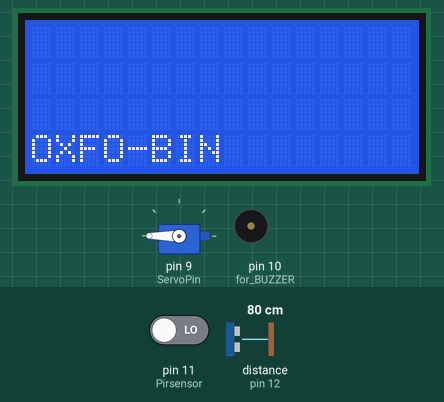
Simulated run of this sketch. Board: Arduino Uno, built with avr-gcc and run on an emulated ATmega328P. On the bench: servo, 16×4 character LCD, buzzer (waves = sounding, pin HIGH). Inputs (shaded band) come from the test bench; at power-on: pin 11 (Pirsensor) LOW, distance to the obstacle (sensor on pin 12) 80 cm. The echo pulse lasts 58.3 µs per cm; what the sketch prints to the serial monitor is not drawn.

Above: at 1.2 s.
1.3 s: pin 11 (Pirsensor) driven HIGH
At 2.6 s:
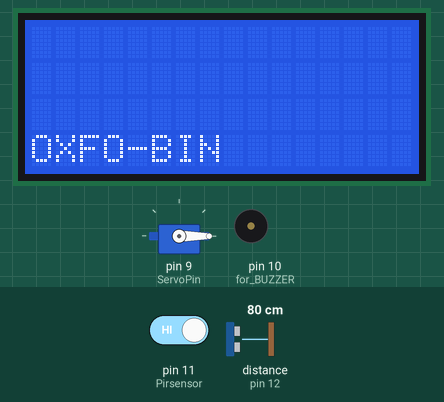
At 7.4 s:
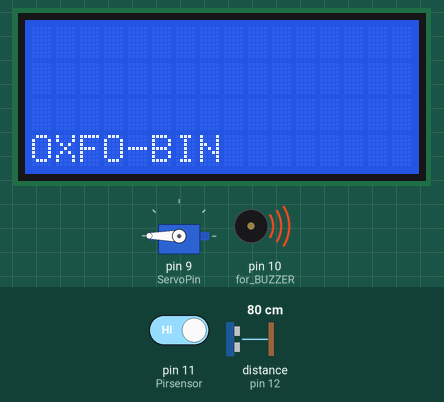
7.6 s: pin 11 (Pirsensor) driven LOW
At 8.4 s:
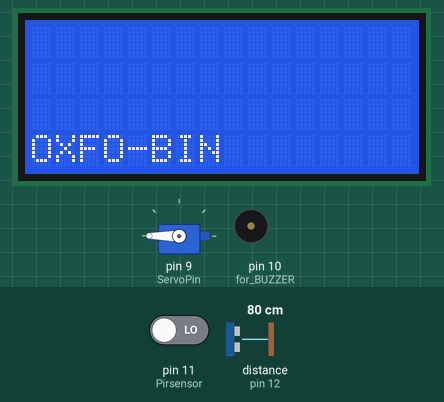
Timing chart, 0 to 10.6 s (numbered marks = the images above; inputs shaded):
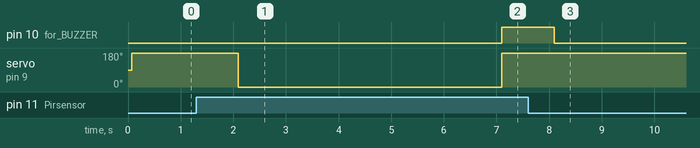

Measured:
- after the input at 1.3 s, pin 10 (for_BUZZER): LOW → HIGH after 5.8 s; servo on pin 9 (ServoPin): 180° → 0° after 0.80 s, → 180° 5.0 s later
- after the input at 7.6 s, pin 10 (for_BUZZER): goes on until 8.1 s, then stays LOW; servo on pin 9 (ServoPin): stays 180° (without the input it goes to 0° after 0.51 s)

The sketch:

oxfo-bin.ino
```cpp
#include <LiquidCrystal.h>
#include <HCSR04.h>
#include <Servo.h>

Servo myservo;

UltraSonicDistanceSensor distanceSensor(13, 12);  // Initialize sensor that uses digital pins 13 (trig)  and 12 (echo.
// initialize the library by associating any needed LCD interface pin
// with the arduino pin number it is connected to
LiquidCrystal lcd(2,3,4,5,6,7);
 /* The circuit:
 * LCD RS pin to digital pin 2
 * LCD E pin to digital pin  3
 * LCD D4 pin to digital pin 4
 * LCD D5 pin to digital pin 5
 * LCD D6 pin to digital pin 6
 * LCD D7 pin to digital pin 7
 * LCD R/W pin to ground
 * 10K resistor: ends to  ground and VO of LCD
 *   LED K to ground
 * LED A to 200 ohm  resistor and +5V
 * VSS to GND
 * VDD to +5V
 *
 * */
int Pirsensor= 11;
int ServoPin = 9;
void setup()
{
    myservo.attach(ServoPin);
    Serial.begin(9600);
    lcd.begin(16, 4); // stsrting the communication with ARDUINO

    pinMode(10, OUTPUT); // for BUZZER
    pinMode(11, INPUT); // for PIR sensor
 }

void loop()
{
  lcd.clear();
  lcd.setCursor(0,4);
  float distance= distanceSensor.measureDistanceCm();
  lcd.print("OXFO-BIN"); // Branding line oxford College Dustbin
  float percent= (distance/18)*100;
  int Data = digitalRead(Pirsensor); //reading the data from the Pir sensor.
  if (Data == HIGH)  // checking the condition from the PIR
  {
    myservo.attach(ServoPin);
    delay(1);
    lcd.setCursor(1,3);
    myservo.write(0);
    Serial.println("Throw Dust");
    lcd.setCursor(2,3);
    Serial.print("Rem= ");
    Serial.print(percent);
    Serial.println("%");
    lcd.setCursor(3,0);
    Serial.println(",KEEP CITY CLEAN");
    delay(5000);
    digitalWrite( 10, HIGH);
    myservo.write(180);
    delay(1000);
    digitalWrite( 10, LOW);
    myservo.detach();

  }
  else
  {
    myservo.attach(ServoPin);
    delay(1);
    myservo.write(180);
    lcd.setCursor(1,5);
    Serial.println ("USE ME");
    lcd.setCursor(2,3);
    Serial.print("Rem= ");
    Serial.print(percent);
    Serial.println("%");
    lcd.setCursor(3,0);
    Serial.println("KEEP CITY CLEAN");
    delay(1000);
    myservo.detach();
    }
}
   
```
